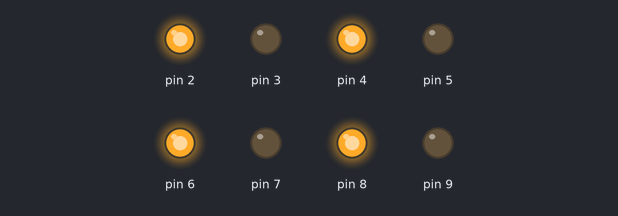
Bench run of a sketch on a simulated Arduino Uno, built with avr-gcc and run on an emulated ATmega328P. Parts: output pins drawn as LEDs (lit = HIGH).

Above: at 0.2 s.
At 1.7 s:
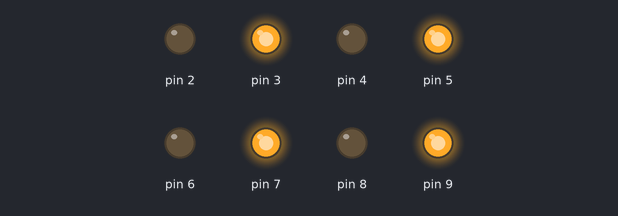
Timing chart, 0 to 3.0 s (numbered marks = the images above):
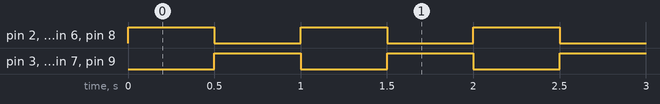

Measured:
- by itself, pin 2–9: alternates HIGH for 0.50 s and LOW for 0.50 s

The sketch:

EightLEDS.ino
```cpp
int timer = 500;

void setup() {
  for (int i = 2; i < 10; i++){
    pinMode(i, OUTPUT);
    digitalWrite(i, HIGH);
  }
}

void loop() {
  for (int i = 2; i <= 9; i++){
    if (i%2 == 0){
      digitalWrite(i, HIGH);
    }else {
      digitalWrite(i, LOW);
    }

  }

  delay(timer);

  for (int i = 2; i <= 9; i++){
    if (i%2 != 0){
      digitalWrite(i, HIGH);
    }else {
      digitalWrite(i, LOW);
    }

  }

  delay(timer);
}
```
